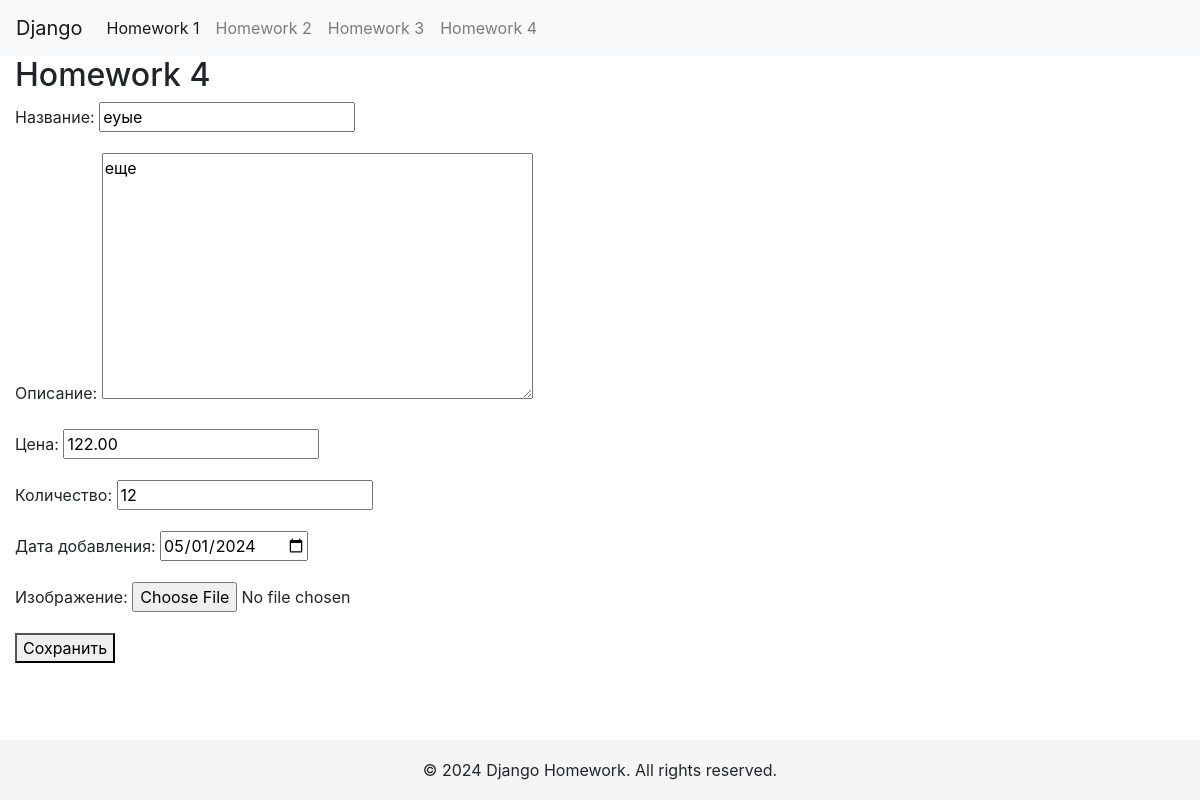
The page /hw4/product/4/edit/ on the database as committed earlier.
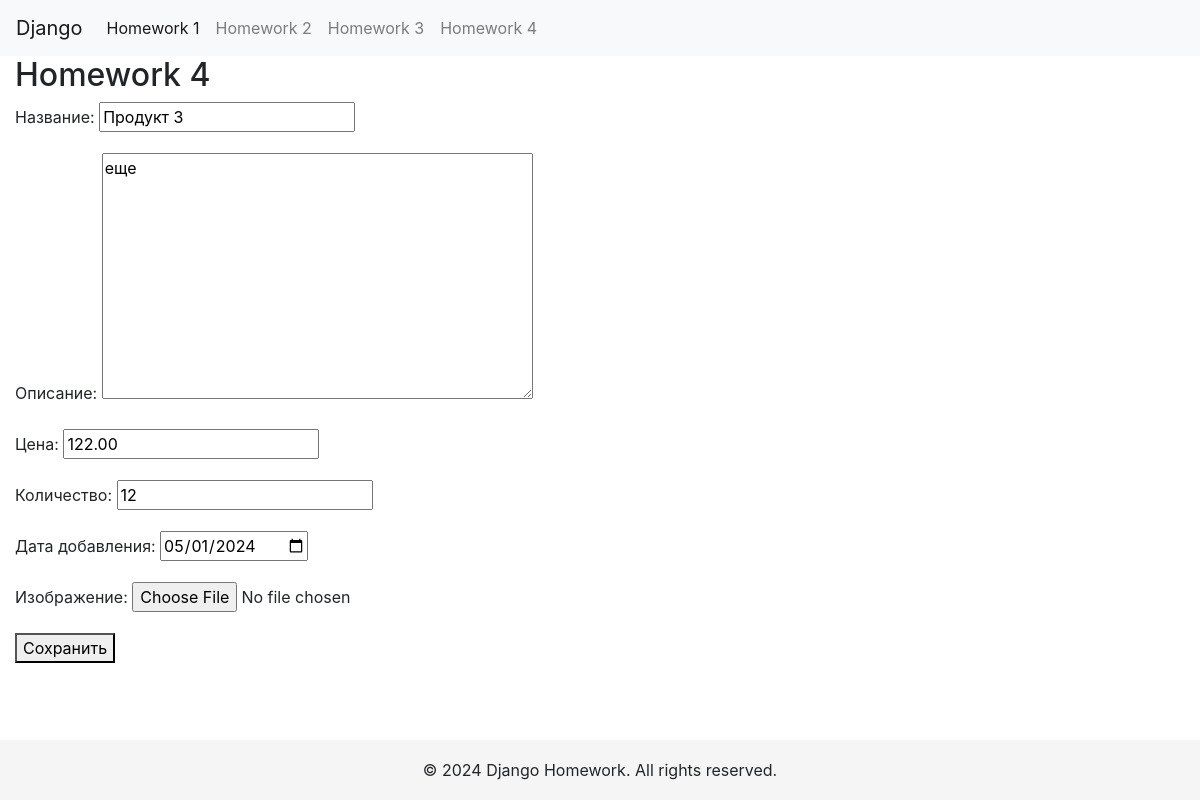
The same page on the database as committed later.
### hw4_app/models.py (models this page shows, shortened)
class Product(models.Model):
    name = models.CharField(max_length=255, verbose_name="Название")
    description = models.TextField(verbose_name="Описание")
    price = models.DecimalField(max_digits=10, decimal_places=2, verbose_name="Цена")
    quantity = models.IntegerField(verbose_name="Количество")
    date_added = models.DateTimeField(default=timezone.now, verbose_name="Дата добавления")
    image = models.ImageField(upload_to='products/', verbose_name="Изображение", null=True, blank=True)

### hw4_app/views.py (the view)
# urls.py: path('product/<int:product_id>/edit/', edit_product, name='edit_product'),
def edit_product(request, product_id=None):
    product = get_object_or_404(Product, pk=product_id)
    if request.method == 'POST':
        form = ProductForm(request.POST, request.FILES, instance=product)
        if form.is_valid():
            form.save()
            return redirect('product_list')  # Предполагаем, что есть URL с именем 'product_list'
    else:
        form = ProductForm(instance=product)
    return render(request, 'hw4_app/product_form.html', {'form': form})

### hw4_app/forms.py
class ProductForm(forms.ModelForm):
    class Meta:
        model = Product
        fields = ['name', 'description', 'price', 'quantity', 'date_added', 'image']
        widgets = {
            'date_added': forms.DateInput(attrs={'type': 'date'})
        }

### hw4_app/templates/hw4_app/product_form.html (shortened to what this page needs)
{% extends 'base.html' %}
{% block content %}
<h2>Homework 4</h2>
<form method="post" enctype="multipart/form-data">
    {{ form.as_p }}
    <button type="submit">Сохранить</button>
</form>
{% endblock %}

Rows that differ between the two databases and show on the page:
changed Product "еще": name "еуые" → "Продукт 3"
